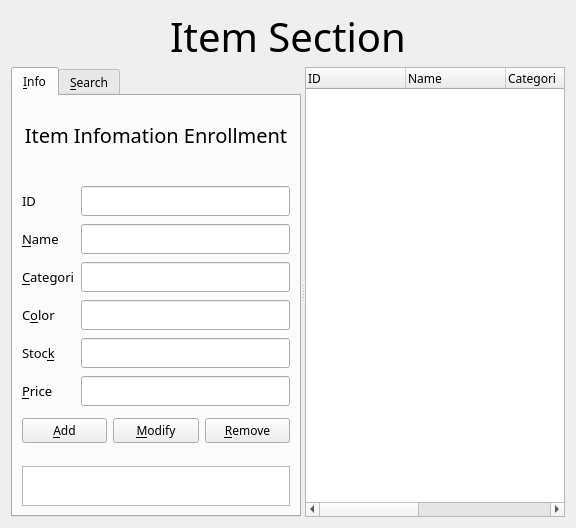
<?xml version="1.0" encoding="UTF-8"?>
<ui version="4.0">
 <class>ItemManager</class>
 <widget class="QWidget" name="ItemManager">
  <property name="geometry">
   <rect>
    <x>0</x>
    <y>0</y>
    <width>576</width>
    <height>528</height>
   </rect>
  </property>
  <property name="windowTitle">
   <string>MainWindow</string>
  </property>
  <layout class="QVBoxLayout" name="verticalLayout_6">
   <item>
    <layout class="QVBoxLayout" name="verticalLayout_3">
     <item>
      <widget class="QLabel" name="label">
       <property name="minimumSize">
        <size>
         <width>0</width>
         <height>50</height>
        </size>
       </property>
       <property name="maximumSize">
        <size>
         <width>16777215</width>
         <height>50</height>
        </size>
       </property>
       <property name="baseSize">
        <size>
         <width>0</width>
         <height>150</height>
        </size>
       </property>
       <property name="font">
        <font>
         <family>Arial Rounded MT Bold</family>
         <pointsize>30</pointsize>
        </font>
       </property>
       <property name="text">
        <string>Item Section</string>
       </property>
       <property name="alignment">
        <set>Qt::AlignCenter</set>
       </property>
      </widget>
     </item>
     <item>
      <widget class="QSplitter" name="splitter">
       <property name="orientation">
        <enum>Qt::Horizontal</enum>
       </property>
       <widget class="QTabWidget" name="ItemTabWidget">
        <property name="enabled">
         <bool>true</bool>
        </property>
        <property name="sizePolicy">
         <sizepolicy hsizetype="Expanding" vsizetype="Expanding">
          <horstretch>0</horstretch>
          <verstretch>0</verstretch>
         </sizepolicy>
        </property>
        <property name="font">
         <font>
          <family>Bahnschrift Light</family>
         </font>
        </property>
        <property name="currentIndex">
         <number>0</number>
        </property>
        <widget class="QWidget" name="InfoTab">
         <attribute name="title">
          <string>&amp;Info</string>
         </attribute>
         <layout class="QVBoxLayout" name="verticalLayout_2">
          <item>
           <layout class="QVBoxLayout" name="verticalLayout">
            <item>
             <widget class="QLabel" name="ItemInfoLabel">
              <property name="minimumSize">
               <size>
                <width>0</width>
                <height>60</height>
               </size>
              </property>
              <property name="font">
               <font>
                <family>Bahnschrift SemiBold</family>
                <pointsize>15</pointsize>
               </font>
              </property>
              <property name="text">
               <string>Item Infomation Enrollment</string>
              </property>
              <property name="alignment">
               <set>Qt::AlignCenter</set>
              </property>
             </widget>
            </item>
            <item>
             <spacer name="verticalSpacer_2">
              <property name="orientation">
               <enum>Qt::Vertical</enum>
              </property>
              <property name="sizeType">
               <enum>QSizePolicy::Fixed</enum>
              </property>
              <property name="sizeHint" stdset="0">
               <size>
                <width>186</width>
                <height>13</height>
               </size>
              </property>
             </spacer>
            </item>
            <item>
             <layout class="QFormLayout" name="formLayout">
              <item row="0" column="0">
               <widget class="QLabel" name="IdLabel">
                <property name="font">
                 <font>
                  <family>Tw Cen MT Condensed Extra Bold</family>
                  <pointsize>10</pointsize>
                 </font>
                </property>
                <property name="text">
                 <string>ID</string>
                </property>
               </widget>
              </item>
              <item row="0" column="1">
               <widget class="QLineEdit" name="InputIdLineEdit">
                <property name="sizePolicy">
                 <sizepolicy hsizetype="Expanding" vsizetype="Expanding">
                  <horstretch>0</horstretch>
                  <verstretch>0</verstretch>
                 </sizepolicy>
                </property>
                <property name="minimumSize">
                 <size>
                  <width>0</width>
                  <height>30</height>
                 </size>
                </property>
                <property name="maximumSize">
                 <size>
                  <width>16777215</width>
                  <height>30</height>
                 </size>
                </property>
               </widget>
              </item>
              <item row="1" column="0">
               <widget class="QLabel" name="NameLabel">
                <property name="font">
                 <font>
                  <family>Tw Cen MT Condensed Extra Bold</family>
                  <pointsize>10</pointsize>
                 </font>
                </property>
                <property name="text">
                 <string>&amp;Name</string>
                </property>
                <property name="buddy">
                 <cstring>InputNameLineEdit</cstring>
                </property>
               </widget>
              </item>
              <item row="1" column="1">
               <widget class="QLineEdit" name="InputNameLineEdit">
                <property name="sizePolicy">
                 <sizepolicy hsizetype="Expanding" vsizetype="Expanding">
                  <horstretch>0</horstretch>
                  <verstretch>0</verstretch>
                 </sizepolicy>
                </property>
                <property name="minimumSize">
                 <size>
                  <width>0</width>
                  <height>30</height>
                 </size>
                </property>
                <property name="maximumSize">
                 <size>
                  <width>16777215</width>
                  <height>30</height>
                 </size>
                </property>
               </widget>
              </item>
              <item row="2" column="0">
               <widget class="QLabel" name="CategoriLabel">
                <property name="font">
                 <font>
                  <family>Tw Cen MT Condensed Extra Bold</family>
                  <pointsize>10</pointsize>
                 </font>
                </property>
                <property name="text">
                 <string>&amp;Categori</string>
                </property>
                <property name="buddy">
                 <cstring>InputCategoriLineEdit</cstring>
                </property>
               </widget>
              </item>
              <item row="2" column="1">
               <widget class="QLineEdit" name="InputCategoriLineEdit">
                <property name="sizePolicy">
                 <sizepolicy hsizetype="Expanding" vsizetype="Expanding">
                  <horstretch>0</horstretch>
                  <verstretch>0</verstretch>
                 </sizepolicy>
                </property>
                <property name="minimumSize">
                 <size>
                  <width>0</width>
                  <height>30</height>
                 </size>
                </property>
                <property name="maximumSize">
                 <size>
                  <width>16777215</width>
                  <height>30</height>
                 </size>
                </property>
               </widget>
              </item>
              <item row="3" column="0">
               <widget class="QLabel" name="ColorLabel">
                <property name="font">
                 <font>
                  <family>Tw Cen MT Condensed Extra Bold</family>
                  <pointsize>10</pointsize>
                 </font>
                </property>
                <property name="text">
                 <string>C&amp;olor</string>
                </property>
                <property name="buddy">
                 <cstring>InputColorLineEdit</cstring>
                </property>
               </widget>
              </item>
              <item row="3" column="1">
               <widget class="QLineEdit" name="InputColorLineEdit">
                <property name="sizePolicy">
                 <sizepolicy hsizetype="Expanding" vsizetype="Expanding">
                  <horstretch>0</horstretch>
                  <verstretch>0</verstretch>
                 </sizepolicy>
                </property>
                <property name="minimumSize">
                 <size>
                  <width>0</width>
                  <height>30</height>
                 </size>
                </property>
                <property name="maximumSize">
                 <size>
                  <width>16777215</width>
                  <height>30</height>
                 </size>
                </property>
               </widget>
              </item>
              <item row="4" column="0">
               <widget class="QLabel" name="StockLabel">
                <property name="font">
                 <font>
                  <family>Tw Cen MT Condensed Extra Bold</family>
                  <pointsize>10</pointsize>
                 </font>
                </property>
                <property name="text">
                 <string>Stoc&amp;k</string>
                </property>
                <property name="buddy">
                 <cstring>InputStockLineEdit</cstring>
                </property>
               </widget>
              </item>
              <item row="4" column="1">
               <widget class="QLineEdit" name="InputStockLineEdit">
                <property name="sizePolicy">
                 <sizepolicy hsizetype="Expanding" vsizetype="Expanding">
                  <horstretch>0</horstretch>
                  <verstretch>0</verstretch>
                 </sizepolicy>
                </property>
                <property name="minimumSize">
                 <size>
                  <width>0</width>
                  <height>30</height>
                 </size>
                </property>
                <property name="maximumSize">
                 <size>
                  <width>16777215</width>
                  <height>30</height>
                 </size>
                </property>
               </widget>
              </item>
              <item row="5" column="0">
               <widget class="QLabel" name="priceLabel">
                <property name="font">
                 <font>
                  <family>Tw Cen MT Condensed Extra Bold</family>
                  <pointsize>10</pointsize>
                 </font>
                </property>
                <property name="text">
                 <string>&amp;Price</string>
                </property>
                <property name="buddy">
                 <cstring>priceLineEdit</cstring>
                </property>
               </widget>
              </item>
              <item row="5" column="1">
               <widget class="QLineEdit" name="priceLineEdit">
                <property name="minimumSize">
                 <size>
                  <width>0</width>
                  <height>30</height>
                 </size>
                </property>
               </widget>
              </item>
             </layout>
            </item>
            <item>
             <layout class="QHBoxLayout" name="horizontalLayout">
              <item>
               <widget class="QPushButton" name="AddPushButton">
                <property name="font">
                 <font>
                  <family>Bahnschrift Light</family>
                 </font>
                </property>
                <property name="text">
                 <string>&amp;Add</string>
                </property>
               </widget>
              </item>
              <item>
               <widget class="QPushButton" name="ModifyPushButton">
                <property name="font">
                 <font>
                  <family>Bahnschrift Light</family>
                 </font>
                </property>
                <property name="text">
                 <string>&amp;Modify</string>
                </property>
               </widget>
              </item>
              <item>
               <widget class="QPushButton" name="RemovePushButton">
                <property name="font">
                 <font>
                  <family>Bahnschrift Light</family>
                 </font>
                </property>
                <property name="text">
                 <string>&amp;Remove</string>
                </property>
               </widget>
              </item>
             </layout>
            </item>
            <item>
             <spacer name="verticalSpacer">
              <property name="orientation">
               <enum>Qt::Vertical</enum>
              </property>
              <property name="sizeType">
               <enum>QSizePolicy::Fixed</enum>
              </property>
              <property name="sizeHint" stdset="0">
               <size>
                <width>20</width>
                <height>17</height>
               </size>
              </property>
             </spacer>
            </item>
            <item>
             <widget class="QListWidget" name="TimeListWidget">
              <property name="minimumSize">
               <size>
                <width>0</width>
                <height>40</height>
               </size>
              </property>
              <property name="maximumSize">
               <size>
                <width>16777215</width>
                <height>40</height>
               </size>
              </property>
             </widget>
            </item>
           </layout>
          </item>
         </layout>
        </widget>
        <widget class="QWidget" name="SearchTab">
         <attribute name="title">
          <string>&amp;Search</string>
         </attribute>
         <layout class="QVBoxLayout" name="verticalLayout_5">
          <item>
           <layout class="QVBoxLayout" name="verticalLayout_4">
            <item>
             <widget class="QLabel" name="SearchLabel">
              <property name="minimumSize">
               <size>
                <width>0</width>
                <height>60</height>
               </size>
              </property>
              <property name="font">
               <font>
                <family>Bahnschrift SemiBold</family>
                <pointsize>15</pointsize>
               </font>
              </property>
              <property name="text">
               <string>Item Infomation Enrollment</string>
              </property>
              <property name="alignment">
               <set>Qt::AlignCenter</set>
              </property>
             </widget>
            </item>
            <item>
             <spacer name="verticalSpacer_3">
              <property name="orientation">
               <enum>Qt::Vertical</enum>
              </property>
              <property name="sizeType">
               <enum>QSizePolicy::Fixed</enum>
              </property>
              <property name="sizeHint" stdset="0">
               <size>
                <width>186</width>
                <height>13</height>
               </size>
              </property>
             </spacer>
            </item>
            <item>
             <layout class="QHBoxLayout" name="horizontalLayout_2">
              <item>
               <widget class="QComboBox" name="SearchComboBox">
                <item>
                 <property name="text">
                  <string>ID</string>
                 </property>
                </item>
                <item>
                 <property name="text">
                  <string>Name</string>
                 </property>
                </item>
                <item>
                 <property name="text">
                  <string>Address</string>
                 </property>
                </item>
                <item>
                 <property name="text">
                  <string>P.Num</string>
                 </property>
                </item>
                <item>
                 <property name="text">
                  <string>Type</string>
                 </property>
                </item>
               </widget>
              </item>
              <item>
               <widget class="QLineEdit" name="InputLineEdit">
                <property name="sizePolicy">
                 <sizepolicy hsizetype="Expanding" vsizetype="Expanding">
                  <horstretch>0</horstretch>
                  <verstretch>0</verstretch>
                 </sizepolicy>
                </property>
                <property name="minimumSize">
                 <size>
                  <width>0</width>
                  <height>30</height>
                 </size>
                </property>
                <property name="maximumSize">
                 <size>
                  <width>16777215</width>
                  <height>30</height>
                 </size>
                </property>
               </widget>
              </item>
             </layout>
            </item>
            <item>
             <widget class="QPushButton" name="SearchPushButton">
              <property name="minimumSize">
               <size>
                <width>0</width>
                <height>0</height>
               </size>
              </property>
              <property name="maximumSize">
               <size>
                <width>16777215</width>
                <height>16777215</height>
               </size>
              </property>
              <property name="text">
               <string>&amp;Search</string>
              </property>
             </widget>
            </item>
            <item>
             <widget class="QTreeWidget" name="ItemSearchTreeWidget">
              <column>
               <property name="text">
                <string>ID</string>
               </property>
              </column>
              <column>
               <property name="text">
                <string>Name</string>
               </property>
              </column>
              <column>
               <property name="text">
                <string>Categori</string>
               </property>
              </column>
              <column>
               <property name="text">
                <string>Color</string>
               </property>
              </column>
              <column>
               <property name="text">
                <string>Stock</string>
               </property>
              </column>
              <column>
               <property name="text">
                <string>Price</string>
               </property>
              </column>
             </widget>
            </item>
            <item>
             <spacer name="verticalSpacer_4">
              <property name="orientation">
               <enum>Qt::Vertical</enum>
              </property>
              <property name="sizeType">
               <enum>QSizePolicy::Fixed</enum>
              </property>
              <property name="sizeHint" stdset="0">
               <size>
                <width>20</width>
                <height>17</height>
               </size>
              </property>
             </spacer>
            </item>
            <item>
             <widget class="QListWidget" name="SearchTimeListWidget">
              <property name="minimumSize">
               <size>
                <width>0</width>
                <height>40</height>
               </size>
              </property>
              <property name="maximumSize">
               <size>
                <width>16777215</width>
                <height>40</height>
               </size>
              </property>
             </widget>
            </item>
           </layout>
          </item>
         </layout>
        </widget>
       </widget>
       <widget class="QTreeWidget" name="ItemTreeWidget">
        <property name="font">
         <font>
          <family>Bahnschrift Light</family>
         </font>
        </property>
        <column>
         <property name="text">
          <string>ID</string>
         </property>
        </column>
        <column>
         <property name="text">
          <string>Name</string>
         </property>
        </column>
        <column>
         <property name="text">
          <string>Categori</string>
         </property>
        </column>
        <column>
         <property name="text">
          <string>Color</string>
         </property>
        </column>
        <column>
         <property name="text">
          <string>Stock</string>
         </property>
        </column>
        <column>
         <property name="text">
          <string>Price</string>
         </property>
        </column>
       </widget>
      </widget>
     </item>
    </layout>
   </item>
  </layout>
 </widget>
 <resources/>
 <connections/>
</ui>
